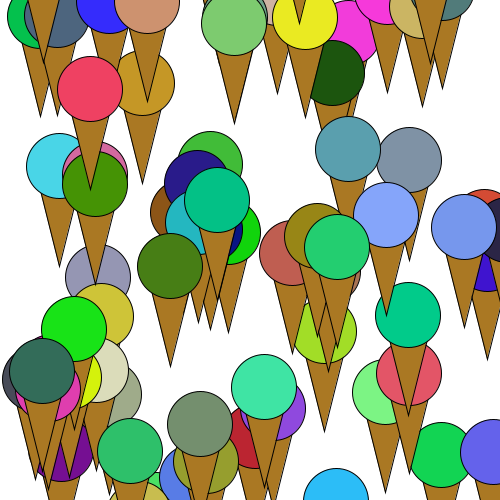
Frame 1 (no input)
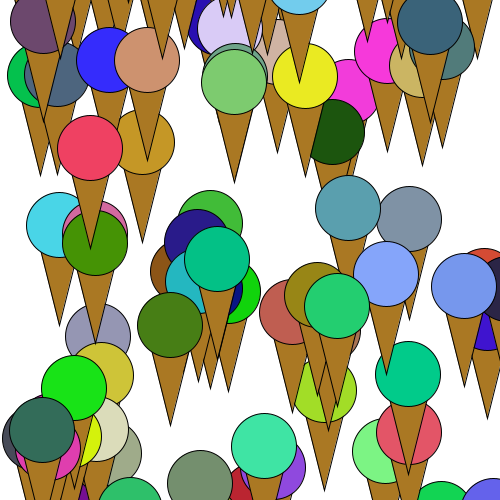
Frame 60 (the mouse pressed at the canvas centre just before this capture)
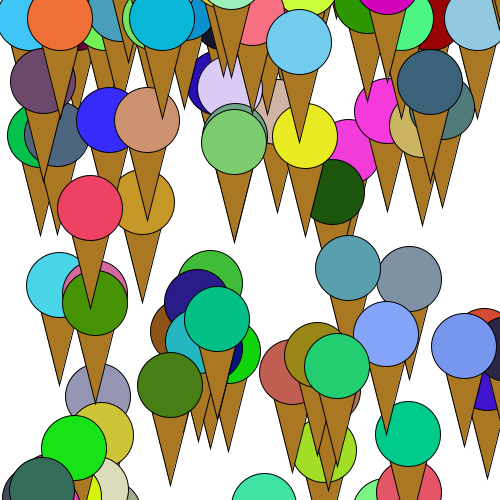
Frame 120 (the mouse held since frame 60 and released just before this capture)

The Processing sketch that drew these frames (run headless with seeded random() and noise(); from frame 60 on, the mouse is pressed at the canvas centre):

// Processing sketch: OOP_Icecream_ObjectArray
// ── OOP_Icecream_ObjectArray.pde

//from demo on OOP and arrays
//creates array of icecream objects with random x and y positions and fixed diameter of 65
//adds in randomized ice cream color from previous Icecream class example

//set up object array with global variable
Icecream[] icecreams= new Icecream[100];

void setup() {
  size (500, 500);
  //initialize objects by calling the constructor with a for loop
  for (int i=0; i<icecreams.length; i++){
    icecreams[i]= new Icecream(int(random(width)), int (random(-200, height+200)), 65, int (random(255)), int (random(255)), int (random(255)));
  }
}

void draw() {
  background(255);
  //call methods on the objects 
  //the for loop increments through each object in the array
  for(int i=0; i<icecreams.length; i++){
  icecreams[i].display(); 
  icecreams[i].fall();
  icecreams[i].grow();
  }
}
// ── Icecream.pde
class Icecream {
  //instance variables
  int x, y;  //position
  int diameter;  //ice cream width
  int r, g, b;  //color

  //constructor
  Icecream(int tempX, int tempY, int tempDiameter, int tempR, int tempG, int tempB) {
   
    x= tempX;
    y= tempY;
    diameter= tempDiameter;
    r= tempR;
    g= tempG;
    b= tempB;
  }

  void display() {
    //cone
    fill(170, 120, 35); //brown cone color 
    triangle(x, y, x+50, y, x+25, y+100);
    //ice cream
    fill (r, g, b);
    ellipse(x+25, y, diameter, diameter);
  } 

  void fall() {
    if (y>height+100) {
      y=-100;
    } else {
      y++;
    }
  }


  void grow() {
    diameter=constrain(diameter, 0, width);
    if (keyPressed) {
      if (key== '1') {
        diameter++;
      } else if (key=='2') {
        diameter--;
      }
    }
  }
}
